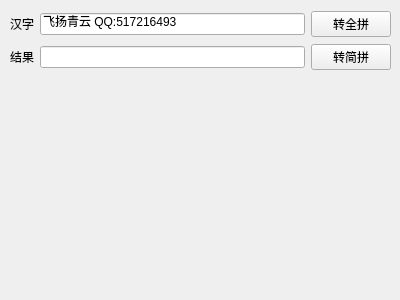
<?xml version="1.0" encoding="UTF-8"?>
<ui version="4.0">
 <class>frmZhToPY</class>
 <widget class="QWidget" name="frmZhToPY">
  <property name="geometry">
   <rect>
    <x>0</x>
    <y>0</y>
    <width>400</width>
    <height>300</height>
   </rect>
  </property>
  <property name="windowTitle">
   <string>Form</string>
  </property>
  <widget class="QWidget" name="">
   <property name="geometry">
    <rect>
     <x>10</x>
     <y>10</y>
     <width>381</width>
     <height>61</height>
    </rect>
   </property>
   <layout class="QGridLayout" name="gridLayout">
    <item row="0" column="0">
     <widget class="QLabel" name="labChinese">
      <property name="text">
       <string>汉字</string>
      </property>
     </widget>
    </item>
    <item row="0" column="1">
     <widget class="QLineEdit" name="txtChinese">
      <property name="text">
       <string>飞扬青云 QQ:517216493</string>
      </property>
     </widget>
    </item>
    <item row="0" column="2">
     <widget class="QPushButton" name="btnPY">
      <property name="text">
       <string>转全拼</string>
      </property>
     </widget>
    </item>
    <item row="1" column="0">
     <widget class="QLabel" name="labResult">
      <property name="text">
       <string>结果</string>
      </property>
     </widget>
    </item>
    <item row="1" column="1">
     <widget class="QLineEdit" name="txtResult"/>
    </item>
    <item row="1" column="2">
     <widget class="QPushButton" name="btnJP">
      <property name="text">
       <string>转简拼</string>
      </property>
     </widget>
    </item>
   </layout>
  </widget>
 </widget>
 <resources/>
 <connections/>
</ui>
